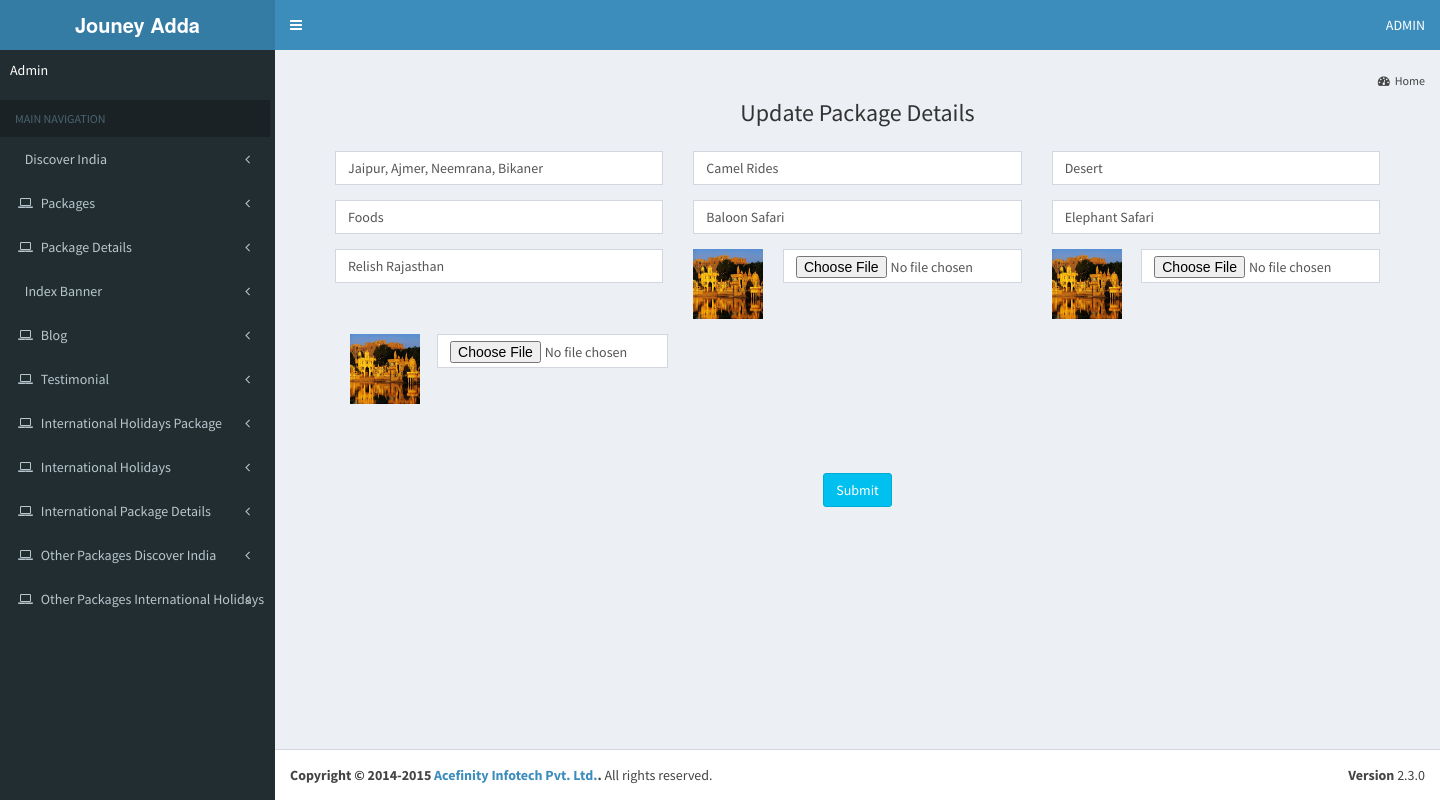
The app's page /admin-journey/edit_package_details.php?e_id=1 with its own data.
### tables this page shows
CREATE TABLE `package_details` (
  `id` int(225) NOT NULL,
  `place1` varchar(2000) NOT NULL,
  `experience1` varchar(2000) NOT NULL,
  `experience2` varchar(2000) NOT NULL,
  `experience3` varchar(2000) NOT NULL,
  `experience4` varchar(2000) NOT NULL,
  `experience5` varchar(2000) NOT NULL,
  `image1` varchar(2000) NOT NULL,
  `image2` varchar(2000) NOT NULL,
  `image3` varchar(2000) NOT NULL,
  `package_name` varchar(2000) NOT NULL
);

### admin-journey/edit_package_details.php (the view, shortened to what this page needs)
<?php
include("connect.php");
include("includes/header.php");
include("includes/left_sidebar.php");
$e_id=$_GET["e_id"];
$query="select * from package_details where id='$e_id'";
$data=mysqli_query($conn,$query);
$row=mysqli_fetch_assoc($data);
$place1=$row["place1"];
$experience1=$row["experience1"];
$experience2=$row["experience2"];
$experience3=$row["experience3"];
$experience4=$row["experience4"];
$experience5=$row["experience5"];
$image1=$row["image1"];
$image2=$row["image2"];
$image3=$row["image3"];
$package_name=$row["package_name"];
?>
      <div class="content-wrapper">
        <section class="content-header">
          <ol class="breadcrumb">
          <li><a href="dashboard.php"><i class="fa fa-dashboard"></i>Home</a></li>
          </ol>
        </section>
        <section class="content">
          <div class="row">
            <div class="col-lg-12">
            <div class="col-md-12 member">
              <div class="form-group pb20 col-md-12"><h3 style="text-align:center;">Update Package Details</h3></div>
<div class="col-md-12">
               <form name="image" action="update_package_details.php" method="post" enctype="multipart/form-data">
                    <div class="form-group col-md-4">
              <input type="text" class="form-control" value="<?php echo $place1;?>" name="place" placeholder="Place to visit.." required>
                 </div>
                 <div class="form-group col-md-4">
              <input type="text" class="form-control" name="experience" value="<?php echo $experience1;?>" placeholder="Experiences" required>
                 </div>
                 <div class="form-group col-md-4">
              <input type="text" class="form-control" name="experience1" value="<?php echo $experience2;?>" placeholder="Experiences">
                 </div>
                 <div class="form-group col-md-4">
              <input type="text" class="form-control" name="experience2" value="<?php echo $experience3;?>" placeholder="Experience" >
                 </div>
                 <div class="form-group col-md-4">
              <input type="text" class="form-control" name="experience3" value="<?php echo $experience4;?>" placeholder="Experiences">
                 </div>
                 <div class="form-group col-md-4">
              <input type="text" class="form-control" name="experience4" value="<?php echo $experience5;?>" placeholder="Experiences">
                 </div>
				  <div class="form-group col-md-4">
              <input type="text" class="form-control" name="name" value="<?php echo $package_name;?>" placeholder="Enter Name Of Package">
                 </div>
				  <div class="form-group col-md-1">
               <img src="<?php echo $image1?>" width="70" height="70">
                               </div>
              <div class="form-group col-md-3">
              <input type="file" class="form-control" name="fileupload4" >
                 </div>
				  <div class="form-group col-md-1">
               <img src="<?php echo $image2?>" width="70" height="70">
                   </div>
                 <div class="form-group col-md-3">
              <input type="file" class="form-control" name="fileupload5">
                 </div>
				 <div class="col-md-12">
				  <div class="form-group col-md-1">
               <img src="<?php echo $image3?>" width="70" height="70">
                               </div>
                 <div class="form-group col-md-3">
              <input type="file" class="form-control" name="fileupload6">
                 </div>
                 </div>
                 <div class="form-group col-md-12" style="text-align:center;margin-top:5%;"><input type="submit" class="btn btn-info" value="Submit" name="submit" ></div>
                </form>
                </div>
       </div>
      </div>
          </div>
        </section>
      </div>
 <?php include("includes/footer.php"); ?>

### records on screen
package_details: place "Jaipur, Ajmer, Neemrana, Bikaner", experience "Camel Rides", experience1 "Desert", experience2 "Foods", experience3 "Baloon Safari", experience4 "Elephant Safari", name "Relish Rajasthan", image1 (picture), image2 (picture), image3 (picture)
